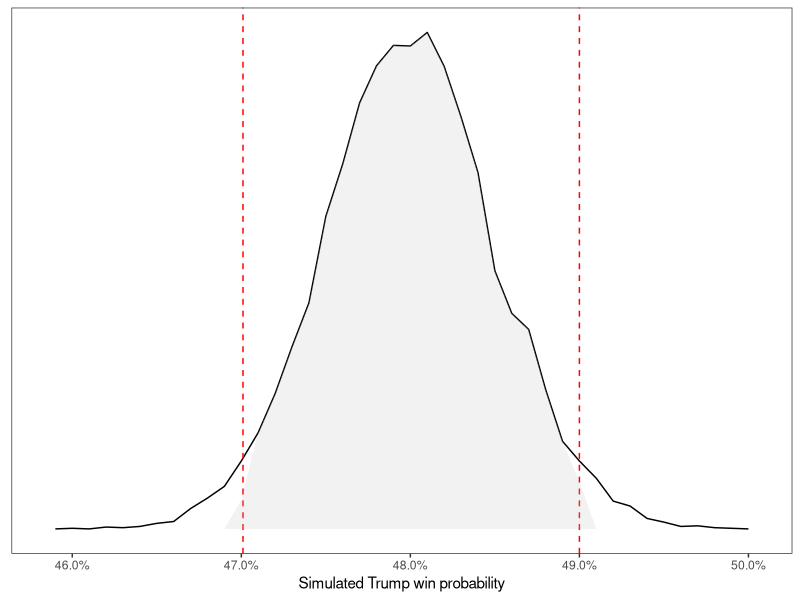

Generate this figure with R:
## library
library(tidyverse)
library(scales)

## set underlying parameters
n <- 10000 # number of trials
p <- 0.48 # baseline probability
bw <- 0.001 # bin width

## create table
tab <- data.frame(matrix(ncol = 2, nrow = 10000))
colnames(tab) <- c("sim", "wins")
tab$sim <- 1:10000

## simulate
for (i in 1:10000){
  tab$wins[i] <- sum(rbinom(n,1,p))
}

## Calculate the 95% CI
lower_bound <- quantile(tab$wins / n, 0.025)
upper_bound <- quantile(tab$wins / n, 0.975)

#plot

tab %>% 
  ggplot(aes(x = wins/10000)) +
  geom_freqpoly(binwidth = bw) +
  geom_vline(xintercept = lower_bound, linetype = 'dashed', color = 'red') +
  geom_vline(xintercept = upper_bound, linetype = 'dashed', color = 'red') +
  geom_area(data = tab %>% filter((wins/10000) >= lower_bound & (wins/10000) <= upper_bound),
            stat = "bin", binwidth = bw, aes(y = after_stat(count)), fill = 'gray', alpha = 0.2) +  # Shaded area
  xlab("Simulated Trump win probability") +
  ylab("Relative frequency") +
  scale_x_continuous(labels = scales::percent_format(scale = 100)) +
  theme_bw() +
  theme(
    panel.grid.major = element_blank(), 
    panel.grid.minor = element_blank(),
    axis.text.y = element_blank(),      
    axis.ticks.y = element_blank(),     
    axis.title.y = element_blank(),     
    axis.line.y = element_blank()      
  )